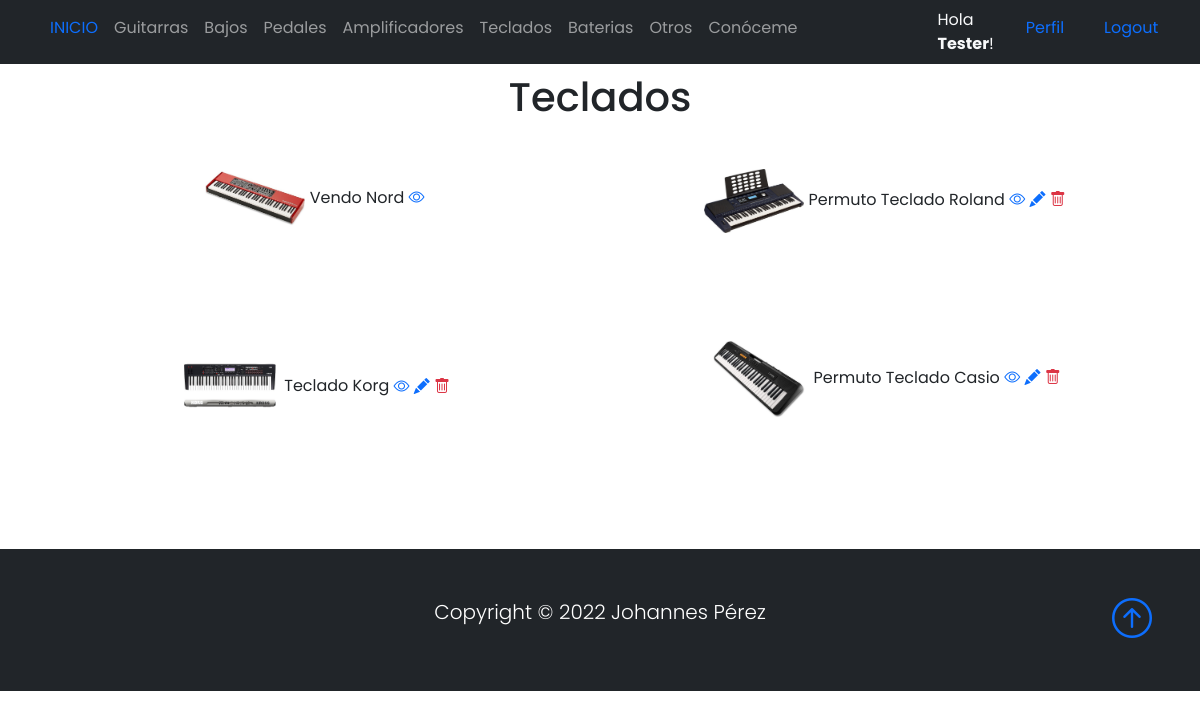
/listaTeclados/ (signed in), run on an earlier commit of the app's database.
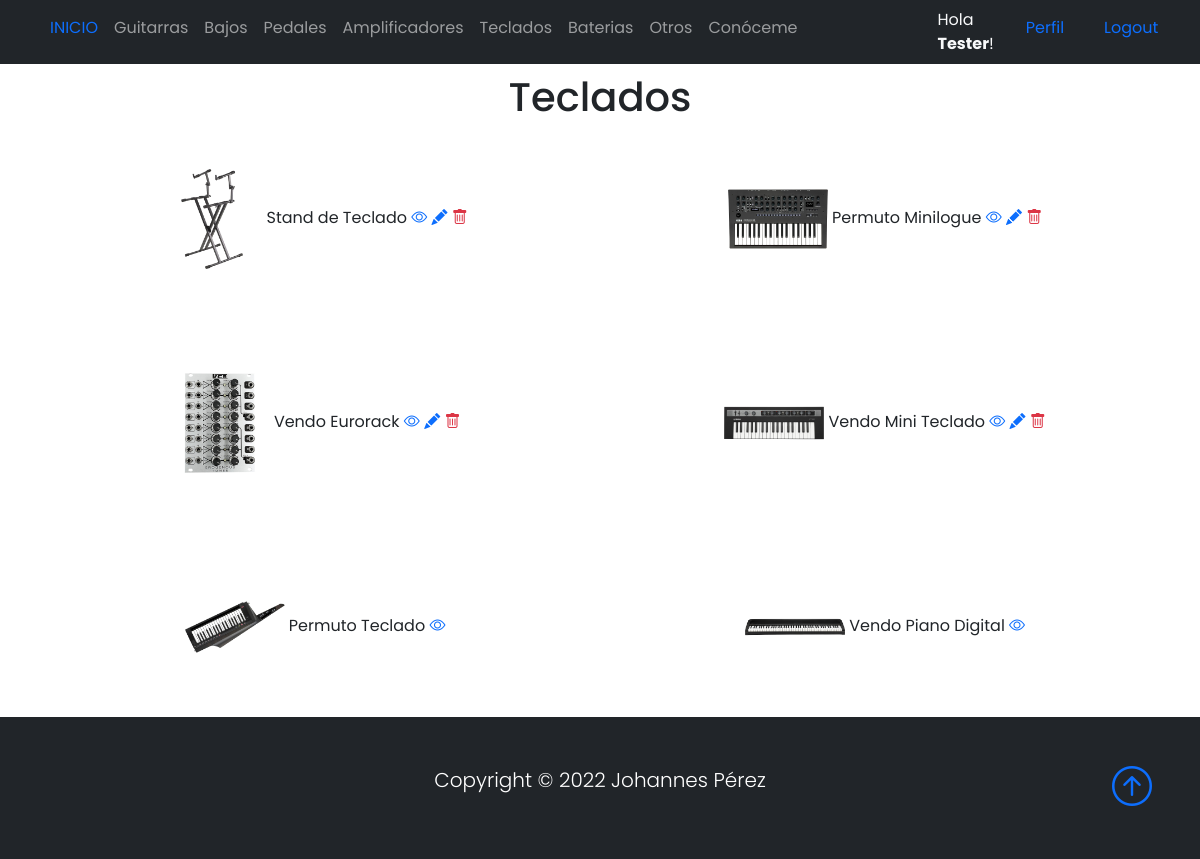
And on a later commit of the database.
### Base/models.py (models this page shows, shortened)
class Instrumento(models.Model):
    instrumentoSeleccion = (
    ('guitarra','Guitarra'),
    ('bajo', 'Bajo'),
    ('pedal','Pedal'),
    ('bateria','Bateria'),
    ('teclado','Teclado'),
    ('amplificador','Amplificador'),
    ('otro', 'Otro'),
    )
    usuario = models.ForeignKey(User, on_delete=models.CASCADE, null=True, blank=True)
    titulo = models.CharField(max_length=200)
    instrumento = models.CharField(max_length=15, choices=instrumentoSeleccion, default='guitarra')
    marca = models.CharField(max_length=40)
    modelo = models.CharField(max_length=40)
    descripcion = models.TextField(null=True, blank=True)
    year = models.IntegerField()
    precio = models.DecimalField(max_digits=10, decimal_places=2)
    fechaPublicacion = models.DateTimeField(auto_now_add=True)
    telefonoContacto = models.IntegerField()
    emailContacto = models.EmailField()
    imagenInstrumento = models.ImageField(null=True, blank=True, upload_to="imagenes/")
    class Meta:
        ordering = ['usuario', '-fechaPublicacion']

### Base/views.py (the view)
# urls.py: path('listaTeclados/', TecladoLista.as_view(), name='teclados'),
class TecladoLista(LoginRequiredMixin, ListView):
    context_object_name = 'teclados'
    queryset = Instrumento.objects.filter(instrumento__startswith='teclado')
    template_name = 'Base/listaTeclados.html'

### Base/templates/Base/listaTeclados.html
{% extends 'Base/home.html' %}
{% block content %}
<br>
<br>
<div class="container text-center">
    <h1>Teclados</h1>
</div>
<br>
<div class="container text-center">
    <div class="row">
            {% for teclado in teclados %}
            <div class="col-sm-6 align-items-center">
                <div class="card-body">
                <img src="{{teclado.imagenInstrumento.url}}" class="" width="100px">
                {{teclado.titulo}}
                <a href="{% url 'teclado' teclado.id %}"><i class="bi bi-eye"></i></a>
                {% if user.id == teclado.usuario.id %}
                <a href="{% url 'teclado_editar' teclado.id %}"><i class="bi bi-pencil-fill"></i></a>
                <a href="{% url 'teclado_eliminar' teclado.id %}"><i class="bi bi-trash text-danger"></i></a>
                <br>
                <br>
                <br>
                <br>
                {% endif %}
                </div>
            </div>
            {% endfor %}
    </div>
</div>
<br>
{% endblock %}

What changed in the data, as far as the page shows it:
removed Instrumento: imagenInstrumento (picture), titulo "Vendo Nord"
removed Instrumento: imagenInstrumento (picture), titulo "Permuto Teclado Roland"
removed Instrumento: imagenInstrumento (picture), titulo "Teclado Korg"
removed Instrumento: imagenInstrumento (picture), titulo "Permuto Teclado Casio"
added Instrumento: imagenInstrumento (picture), titulo "Stand de Teclado"
added Instrumento: imagenInstrumento (picture), titulo "Permuto Minilogue"
added Instrumento: imagenInstrumento (picture), titulo "Vendo Eurorack"
added Instrumento: imagenInstrumento (picture), titulo "Vendo Mini Teclado"
added Instrumento: imagenInstrumento (picture), titulo "Permuto Teclado"
added Instrumento: imagenInstrumento (picture), titulo "Vendo Piano Digital"
